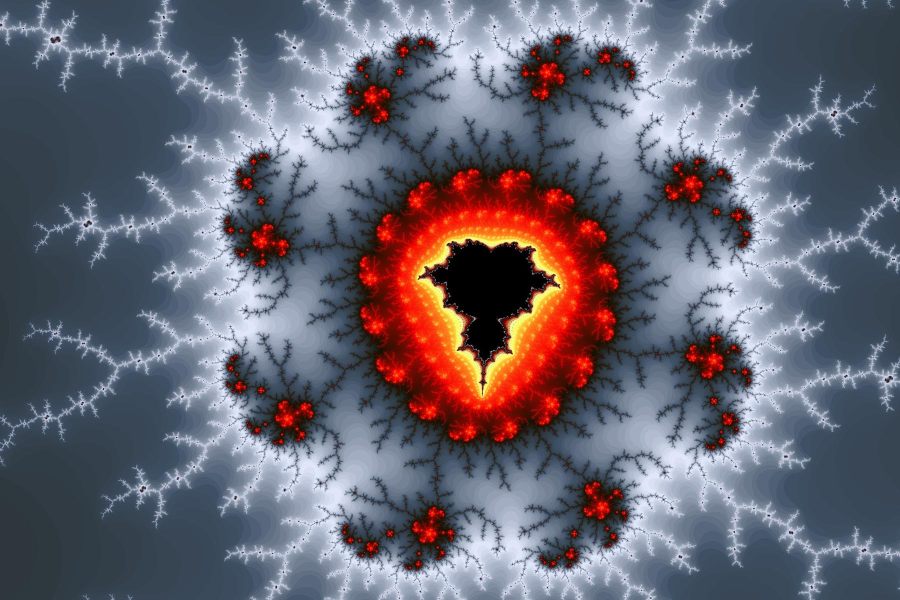
#> input picture hex/pic/1.jpg, 1800 x 1200 px, found by its file name (shown at 1/2 size)
$ python hex.py
#> lines starting #> are read from the running program, lines starting #| are printed output that depends on the picture
from PIL import Image,ImageDraw
import random
from PIL import ImageFilter
import math
import seaborn as sns

PATTREN_HEXAGON_1 = "hex1"
PATTREN_HEXAGON_2 = "hex2"
PATTREN_CUBES = "cubes"
PATTREN_RHOMBUS = "rhombus"

class Config:
    WIDTH = 1920
    HEIGHT = 1080

    PATTERN = PATTREN_HEXAGON_1

    NAME = "result.png"

    COLOR = (255, 255, 255)
    COLOR_PALLITRE = []
    GEN_PALLITRE = False
    RANDOM_COLOR = False
    PALLITRE_SIZE = 8
    PALLITRE_NAME = ""

    OUTLINE = False
    OUTLINE_COLOR = (255, 255, 255)
    OUTLINE_RANDOM_COLOR = False
    OUTLINE_SET_SAME_COLOR = False

    CUBES_MONOCHROME = False

    INPUT_IMAGE = ""

    #for romb
    XS = 1
    YS = 2
    DS = 2

    HEX_R = 50

    HX = 50
    HY = 30

class ImGen:
    def __init__(self, config):
        self.config = config
        self.imMap = []

        if self.config.GEN_PALLITRE:
            sns.set()
            cur = []
            if self.config.PALLITRE_NAME != "":
                cur = sns.color_palette(self.config.PALLITRE_NAME, self.config.PALLITRE_SIZE)
            else:
                cur = sns.diverging_palette(random.randint(0, 359), random.randint(0, 359), random.randint(0, 100), n=self.config.PALLITRE_SIZE)
            self.config.COLOR_PALLITRE = [(int(x[0]*255),int(x[1]*255),int(x[2]*255)) for x in cur]
            #print(cur)

        if self.config.COLOR_PALLITRE == []:
            if self.config.RANDOM_COLOR:
                self.config.COLOR = (random.randint(0, 255), random.randint(0, 255), random.randint(0, 255))

        if self.config.OUTLINE:
            if self.config.OUTLINE_RANDOM_COLOR:
                self.config.OUTLINE_COLOR = (random.randint(0, 255), random.randint(0, 255), random.randint(0, 255))
            elif self.config.OUTLINE_SET_SAME_COLOR and self.config.COLOR_PALLITRE == []:
                self.config.OUTLINE_COLOR = self.getSameColor(self.config.COLOR)

        if self.config.INPUT_IMAGE != "":
            self.config.COLOR_PALLITRE = []

    def RGBtoHSV(self, r, g, b):
        r, g, b = r/255.0, g/255.0, b/255.0
        mx = max(r, g, b)
        mn = min(r, g, b)
        df = mx-mn
        if mx == mn:
            h = 0
        elif mx == r:
            h = (60 * ((g-b)/df) + 360) % 360
        elif mx == g:
            h = (60 * ((b-r)/df) + 120) % 360
        elif mx == b:
            h = (60 * ((r-g)/df) + 240) % 360
        if mx == 0:
            s = 0
        else:
            s = (df/mx)*100
        v = mx*100
        #print("HSV",h,s,v)
        return h, s, v

    def HSVtoRGB(self, h, s, v):
        i = math.floor(h/60) % 6

        vm = ((100-s)*v)/100

        a = (v-vm)*(h%60)/60

        vi = vm + a
        vd = v - a

        r, g, b = [
            (v, vi, vm),
            (vd, v, vm),
            (vm, v, vi),
            (vm, vd, v),
            (vi, vm, v),
            (v, vm, vd)
        ][int(i)]
        #print("RGB",r,g,b)
        return int(r), int(g), int(b)

    def getSameColor(self, color, moreShine=False):
        h,s,v = self.RGBtoHSV(color[0],color[1],color[2])

        if moreShine:
            s = s + 10 if s+10 < 100 else 100
        else:
            s = s - 10 if s - 10 > 0 else 0

        r,g,b = self.HSVtoRGB(h,s,v)

        return (r,g,b)


    def genImage(self):
        if self.config.INPUT_IMAGE != "":
            self.inImg = Image.open(self.config.INPUT_IMAGE)
#> self.inImg is the input picture: PIL image 1800x1200 RGB; mean R, G, B 103, 100.5, 112.1
            self.im = Image.new('RGBA', self.inImg.size)
#> self.im: PIL image 1800x1200 RGBA; every value is 0
        else:
            self.im = Image.new('RGBA', (self.config.WIDTH, self.config.HEIGHT))
        self.draw = ImageDraw.Draw(self.im)

        if self.config.PATTERN == PATTREN_HEXAGON_1:
            self._genHex1()
#> after the loop in _genHex1, `while x < self.config.WIDTH + 2*R:`: dir = -1; self.imMap = []; x = 2025
        elif self.config.PATTERN == PATTREN_HEXAGON_2 or self.config.PATTERN == PATTREN_CUBES:
            self._genHex2()
        elif self.config.PATTERN == PATTREN_RHOMBUS:
            self._genRomb()

        smooth = self.im.filter(ImageFilter.SMOOTH)
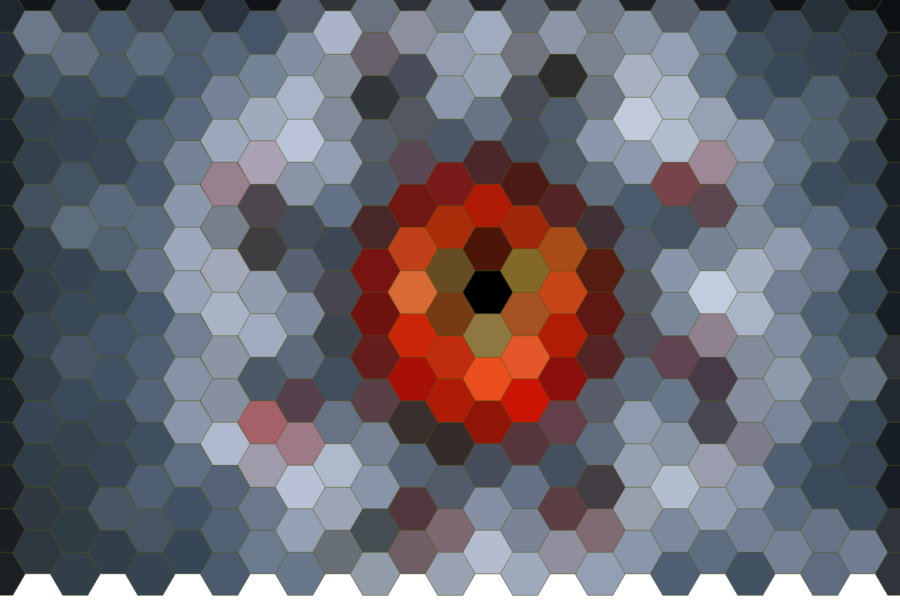
#> smooth: PIL image 1800x1200 RGBA (shown at 1/2 size); mean R, G, B, A 98.3, 95.3, 104.3, 248.5; transparent parts drawn white
        smooth.save(self.config.NAME)

    def _genHex1(self):
        y = 0
        x = 0
        R=self.config.HEX_R
        dir=1
        h = R/math.sqrt(3)

        genMap = False
        if self.config.COLOR_PALLITRE != []:
            genMap = True

        self.imMap = []

        while x < self.config.WIDTH + 2*R:
            y=0
            if genMap:
                self.imMap.append([])
            while y < self.config.HEIGHT + 2*R:
                points = []
                alpha = 0
                while alpha < 2*math.pi:
                    points.append((R*math.cos(alpha)+x, R*math.sin(alpha)+y + math.sqrt(3)*R/4*dir))
                    alpha += 2*math.pi/6


                if genMap:
                    self.imMap[-1].append([False, points])
                else:
                    if self.config.INPUT_IMAGE != "":
                        _rgb = [0,0,0]
                        for p in points:
                            if p[0] < 0 or p[1] < 0 or p[0] > self.inImg.size[0]  or p[1] > self.inImg.size[1]:
                                continue
                            r, g, b = self.inImg.getpixel(p)
                            _rgb[0]+=r
                            _rgb[1]+=g
                            _rgb[2]+=b

                        _rgb[0] /= len(points)
                        _rgb[1] /= len(points)
                        _rgb[2] /= len(points)
                        self.config.COLOR = (int(_rgb[0]),int(_rgb[1]),int(_rgb[2]))

                    self.draw.polygon(points, fill = self.config.COLOR)
                    #OUTLINE
                    if self.config.OUTLINE:
                        self.draw.polygon(points, outline = self.config.OUTLINE_COLOR)
                y+=R*math.sqrt(3)
            x+=R*1.5
            dir*=-1

        if self.config.COLOR_PALLITRE != []:
            self._paintImage()

    # [202 lines left out: functions _genHex2, _genRomb, _go, _paintImage, not called in this run]


config = Config()
config.HEX_R = 50
config.HX = 50
config.HY = 50


#config.GEN_PALLITRE = True
#config.PALLITRE_NAME = "Blues"

#config.COLOR = (122, 122, 143)

config.RANDOM_COLOR = True
config.OUTLINE = True

#config.OUTLINE_COLOR = (155, 166,200)
#config.OUTLINE_RANDOM_COLOR = True
config.OUTLINE_SET_SAME_COLOR = True


config.INPUT_IMAGE = "1.jpg"
config.PATTERN = PATTREN_HEXAGON_1
# [4 lines of commented-out code are left out]

config.NAME = "result7.png"

genim = ImGen(config)
genim.genImage()
